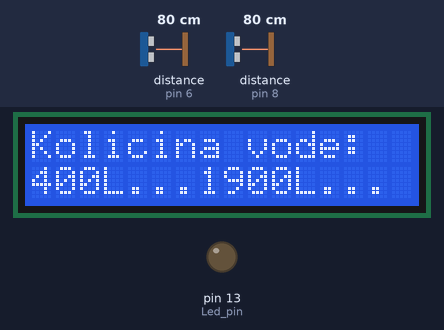
Recording of a sketch running on a simulated Arduino Uno, built with avr-gcc and run on an emulated ATmega328P. Shown: 16×2 character LCD, output pins drawn as LEDs (lit = HIGH). Wiring (inferred from the names in the program): 2 × ultrasonic range finder: trigger pin 7, echo pin 6 / trigger pin 10, echo pin 8. The test bench sets the inputs (shaded band); at power-on: distance to the obstacle (sensors on pin 6, pin 8) 80 cm. The echo pulse lasts 58.3 µs per cm; pins used as bus, display or sensor lines are not drawn.

Above: at 1.2 s.
1.3 s: distance to the obstacle (sensor on pin 6) set to 16 cm
At 1.8 s:
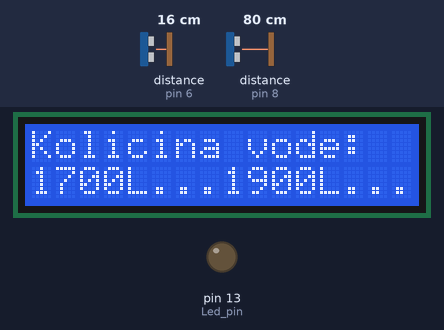
3.0 s: distance to the obstacle (sensor on pin 6) set to 13 cm
At 4.4 s:
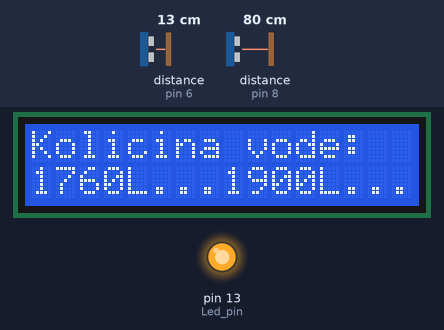
4.7 s: distance to the obstacle (sensor on pin 8) set to 250 cm
At 6.2 s:
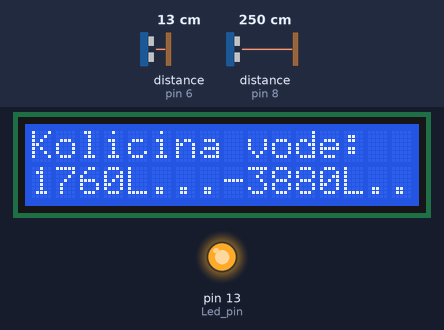
6.5 s: distance to the obstacle (sensor on pin 8) set to 8 cm
At 7.2 s:
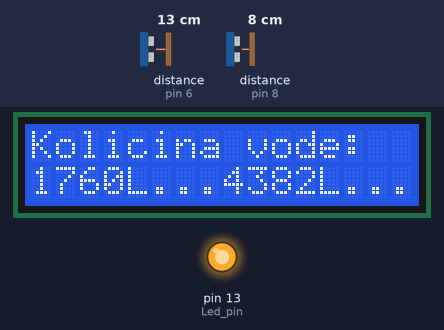
8.1 s: distance to the obstacle (sensor on pin 8) set to 5 cm
At 8.7 s:
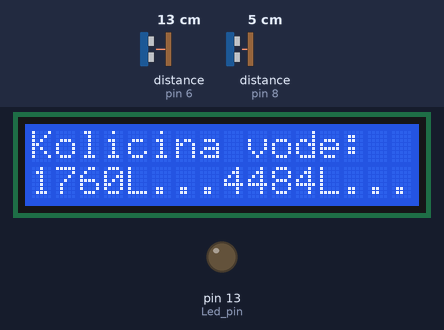
9.8 s: distance to the obstacle (sensor on pin 6) set to 2 cm
At 11.0 s:
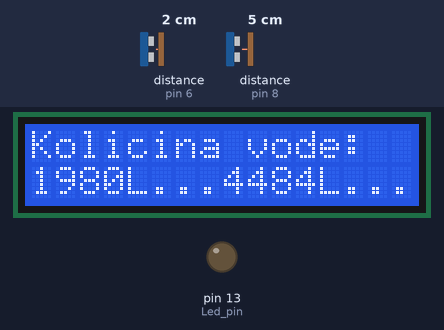
Timing chart, 0 to 12.3 s (numbered marks = the images above; inputs shaded):
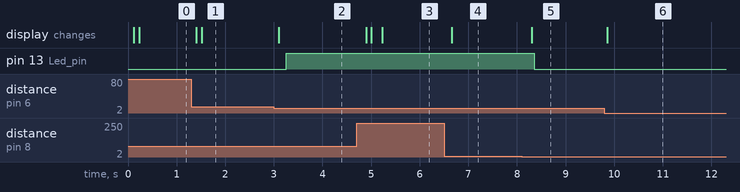

Measured:
- the behaviour switches between 15 and 14 cm on distance to the obstacle (sensor on pin 6) (found by bisection; images 1 and 2)
- the behaviour switches between 7 and 6 cm on distance to the obstacle (sensor on pin 8) (found by bisection; images 4 and 5)
- after the input at 1.3 s, the display: first changes after 0.11 s (image 1 shows a later state)
- after the input at 3.0 s, pin 13 (Led_pin): LOW → HIGH after 0.25 s; the display: changes after 0.10 s (image 2)
- after the input at 4.7 s, the display: changes after 0.20 s (image 3)
- after the input at 6.5 s, the display: changes after 0.16 s (image 4)
- after the input at 8.1 s, pin 13 (Led_pin): HIGH → LOW after 0.26 s; the display: changes after 0.21 s (image 5)
- after the input at 9.8 s, the display: changes after 0.06 s (image 6)

The sketch:

Globina-sonar-OLD_LCD_2019.ino
```cpp
#include <LiquidCrystal.h>

LiquidCrystal lcd(12, 11, 5, 4, 3, 2);
#define echoPin 6 // Pin za sprejem echo impulza
#define echoPin1 8 // Pin za sprejem echo impulza
#define trigPin 7 // Pin za oddajo trigger impulza
#define trigPin1 10 // Pin za oddajo trigger impulza
#define Led_pin 13 //pin za rele


void setup() {

  lcd.begin(16,2); // Pozicija (kolumna in vrstica) prikazovanja naslednjega teksta.
  lcd.print("Kolicina vode:"); // izpis teksta
  Serial. begin(9600); // nastavitev komunikacije s SRF04
  pinMode(echoPin , INPUT); // določitev pina za odčitek SRF04
  pinMode(echoPin1 , INPUT); // določitev pina za odčitek1 SRF04
  pinMode(trigPin , OUTPUT); // določitev pina za proženje SRF04
  pinMode(trigPin1 , OUTPUT); // določitev pina za proženje SRF04
  pinMode(Led_pin , OUTPUT);// določitev pina za rele


}

void loop() {


  digitalWrite(trigPin, LOW); // postavi Trigger pin na Low za 2 mikrosekundi

  digitalWrite(trigPin, HIGH); // postavi Trigger pin na HIGH za 10 mikrosekundi

  delayMicroseconds(10);

  digitalWrite(trigPin, LOW); // postavi Trigger pin na LOW za začetek merjenja
  int distance = pulseIn(echoPin, HIGH); // odčitaj
  int distance1 = (distance / 58); // Izračunaj odčitek v cm
  int distance8 = (2000-distance1 *20);
  delay(51);
  lcd.setCursor(0,1); // pozicioniraj naslednji izpis
  lcd.print(distance8);
  lcd.print("L..."); // dodaj še napis cm
  delay(50); // zakasnitev do naslednjega merjenja


  { digitalWrite(trigPin1, LOW); // postavi Trigger pin na Low za 2 mikrosekundi
  digitalWrite(trigPin1, HIGH); // postavi Trigger pin na HIGH za 10 mikrosekundi
  delayMicroseconds(10);
  digitalWrite(trigPin1, LOW); // postavi Trigger pin na LOW za začetek merjenja
  int distance2 = pulseIn(echoPin1, HIGH); // odčitaj
  int distance3 = (distance2 / 58); // Izračunaj odčitek v cm
  int distance7 = (4620 - distance3 *34);
  delay(51);

  lcd.print(distance7); // izpiši razdaljo
  lcd.print("L..."); // dodaj še napis cm }
delay(50); // zakasnitev do naslednjega merjenja}

  if (distance1>=40){
 digitalWrite(Led_pin, LOW);}

  if (distance1<=13){
 digitalWrite(Led_pin, HIGH);}
 if (distance3<=5&&(Led_pin,HIGH))
 digitalWrite(Led_pin, LOW);
}
}
```
